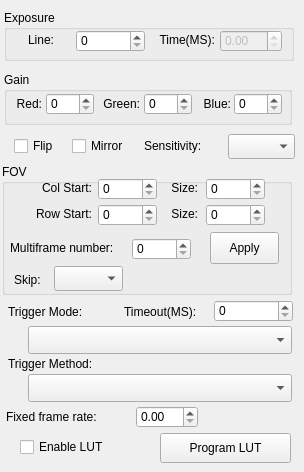
    <widget class="QWidget" name="NormalTab">
     <attribute name="title">
      <string>Normal</string>
     </attribute>
     <widget class="QGroupBox" name="groupBox_4">
      <property name="geometry">
       <rect>
        <x>4</x>
        <y>10</y>
        <width>290</width>
        <height>51</height>
       </rect>
      </property>
      <property name="title">
       <string>Exposure</string>
      </property>
      <widget class="QSpinBox" name="ExpoureLineSpinBox">
       <property name="geometry">
        <rect>
         <x>72</x>
         <y>20</y>
         <width>69</width>
         <height>22</height>
        </rect>
       </property>
       <property name="maximum">
        <number>999999</number>
       </property>
      </widget>
      <widget class="QLabel" name="label_14">
       <property name="geometry">
        <rect>
         <x>10</x>
         <y>22</y>
         <width>40</width>
         <height>16</height>
        </rect>
       </property>
       <property name="text">
        <string>Line:</string>
       </property>
       <property name="alignment">
        <set>Qt::AlignRight|Qt::AlignTrailing|Qt::AlignVCenter</set>
       </property>
      </widget>
      <widget class="QLabel" name="label_15">
       <property name="geometry">
        <rect>
         <x>152</x>
         <y>22</y>
         <width>59</width>
         <height>16</height>
        </rect>
       </property>
       <property name="layoutDirection">
        <enum>Qt::LeftToRight</enum>
       </property>
       <property name="text">
        <string>Time(MS):</string>
       </property>
       <property name="alignment">
        <set>Qt::AlignRight|Qt::AlignTrailing|Qt::AlignVCenter</set>
       </property>
      </widget>
      <widget class="QDoubleSpinBox" name="ExposureTimeSpinBox">
       <property name="enabled">
        <bool>false</bool>
       </property>
       <property name="geometry">
        <rect>
         <x>216</x>
         <y>20</y>
         <width>62</width>
         <height>22</height>
        </rect>
       </property>
      </widget>
     </widget>
     <widget class="QGroupBox" name="groupBox_2">
      <property name="geometry">
       <rect>
        <x>4</x>
        <y>72</y>
        <width>288</width>
        <height>53</height>
       </rect>
      </property>
      <property name="title">
       <string>Gain</string>
      </property>
      <widget class="QSpinBox" name="GainGreenSpinBox">
       <property name="geometry">
        <rect>
         <x>140</x>
         <y>21</y>
         <width>48</width>
         <height>22</height>
        </rect>
       </property>
       <property name="maximum">
        <number>8192</number>
       </property>
      </widget>
      <widget class="QSpinBox" name="GainRedSpinBox">
       <property name="geometry">
        <rect>
         <x>42</x>
         <y>21</y>
         <width>48</width>
         <height>22</height>
        </rect>
       </property>
       <property name="maximum">
        <number>8192</number>
       </property>
      </widget>
      <widget class="QSpinBox" name="GainBlueSpinBox">
       <property name="geometry">
        <rect>
         <x>230</x>
         <y>21</y>
         <width>48</width>
         <height>22</height>
        </rect>
       </property>
       <property name="maximum">
        <number>8192</number>
       </property>
      </widget>
      <widget class="QLabel" name="label_13">
       <property name="geometry">
        <rect>
         <x>96</x>
         <y>24</y>
         <width>40</width>
         <height>16</height>
        </rect>
       </property>
       <property name="text">
        <string>Green:</string>
       </property>
       <property name="alignment">
        <set>Qt::AlignRight|Qt::AlignTrailing|Qt::AlignVCenter</set>
       </property>
      </widget>
      <widget class="QLabel" name="label_16">
       <property name="geometry">
        <rect>
         <x>192</x>
         <y>24</y>
         <width>35</width>
         <height>16</height>
        </rect>
       </property>
       <property name="layoutDirection">
        <enum>Qt::LeftToRight</enum>
       </property>
       <property name="text">
        <string>Blue:</string>
       </property>
       <property name="alignment">
        <set>Qt::AlignRight|Qt::AlignTrailing|Qt::AlignVCenter</set>
       </property>
      </widget>
      <widget class="QLabel" name="label_19">
       <property name="geometry">
        <rect>
         <x>7</x>
         <y>24</y>
         <width>31</width>
         <height>16</height>
        </rect>
       </property>
       <property name="layoutDirection">
        <enum>Qt::LeftToRight</enum>
       </property>
       <property name="text">
        <string>Red:</string>
       </property>
       <property name="alignment">
        <set>Qt::AlignRight|Qt::AlignTrailing|Qt::AlignVCenter</set>
       </property>
      </widget>
     </widget>
     <widget class="QCheckBox" name="MirrorCheckBox">
      <property name="geometry">
       <rect>
        <x>72</x>
        <y>136</y>
        <width>67</width>
        <height>20</height>
       </rect>
      </property>
      <property name="text">
       <string>Mirror</string>
      </property>
     </widget>
     <widget class="QCheckBox" name="FlipCheckBox">
      <property name="geometry">
       <rect>
        <x>14</x>
        <y>136</y>
        <width>53</width>
        <height>20</height>
       </rect>
      </property>
      <property name="text">
       <string>Flip</string>
      </property>
     </widget>
     <widget class="QComboBox" name="SensitivityComboBox">
      <property name="geometry">
       <rect>
        <x>228</x>
        <y>134</y>
        <width>67</width>
        <height>25</height>
       </rect>
      </property>
     </widget>
     <widget class="QLabel" name="label_18">
      <property name="geometry">
       <rect>
        <x>144</x>
        <y>138</y>
        <width>79</width>
        <height>16</height>
       </rect>
      </property>
      <property name="text">
       <string>Sensitivity:</string>
      </property>
     </widget>
     <widget class="QGroupBox" name="groupBox">
      <property name="geometry">
       <rect>
        <x>2</x>
        <y>164</y>
        <width>290</width>
        <height>131</height>
       </rect>
      </property>
      <property name="title">
       <string>FOV</string>
      </property>
      <widget class="QSpinBox" name="ColStartSpinBox">
       <property name="geometry">
        <rect>
         <x>96</x>
         <y>14</y>
         <width>59</width>
         <height>22</height>
        </rect>
       </property>
       <property name="maximum">
        <number>8192</number>
       </property>
      </widget>
      <widget class="QSpinBox" name="RowStartSpinBox">
       <property name="geometry">
        <rect>
         <x>96</x>
         <y>40</y>
         <width>59</width>
         <height>22</height>
        </rect>
       </property>
       <property name="maximum">
        <number>8192</number>
       </property>
      </widget>
      <widget class="QSpinBox" name="ColSizeSpinBox">
       <property name="geometry">
        <rect>
         <x>204</x>
         <y>14</y>
         <width>59</width>
         <height>22</height>
        </rect>
       </property>
       <property name="maximum">
        <number>8192</number>
       </property>
      </widget>
      <widget class="QSpinBox" name="RowSizeSpinBox">
       <property name="geometry">
        <rect>
         <x>204</x>
         <y>40</y>
         <width>59</width>
         <height>22</height>
        </rect>
       </property>
       <property name="maximum">
        <number>8192</number>
       </property>
      </widget>
      <widget class="QPushButton" name="ApplyFovPushButton">
       <property name="geometry">
        <rect>
         <x>208</x>
         <y>68</y>
         <width>69</width>
         <height>32</height>
        </rect>
       </property>
       <property name="text">
        <string>Apply</string>
       </property>
      </widget>
      <widget class="QSpinBox" name="MultiFrameNumberSpinBox">
       <property name="geometry">
        <rect>
         <x>130</x>
         <y>74</y>
         <width>59</width>
         <height>22</height>
        </rect>
       </property>
       <property name="maximum">
        <number>8192</number>
       </property>
      </widget>
      <widget class="QLabel" name="label_2">
       <property name="geometry">
        <rect>
         <x>8</x>
         <y>76</y>
         <width>119</width>
         <height>16</height>
        </rect>
       </property>
       <property name="text">
        <string>Multiframe number:</string>
       </property>
      </widget>
      <widget class="QLabel" name="label_8">
       <property name="geometry">
        <rect>
         <x>10</x>
         <y>16</y>
         <width>80</width>
         <height>16</height>
        </rect>
       </property>
       <property name="text">
        <string>Col Start:</string>
       </property>
       <property name="alignment">
        <set>Qt::AlignRight|Qt::AlignTrailing|Qt::AlignVCenter</set>
       </property>
      </widget>
      <widget class="QLabel" name="label_9">
       <property name="geometry">
        <rect>
         <x>10</x>
         <y>42</y>
         <width>80</width>
         <height>16</height>
        </rect>
       </property>
       <property name="text">
        <string>Row Start:</string>
       </property>
       <property name="alignment">
        <set>Qt::AlignRight|Qt::AlignTrailing|Qt::AlignVCenter</set>
       </property>
      </widget>
      <widget class="QLabel" name="label_11">
       <property name="geometry">
        <rect>
         <x>160</x>
         <y>42</y>
         <width>36</width>
         <height>16</height>
        </rect>
       </property>
       <property name="layoutDirection">
        <enum>Qt::LeftToRight</enum>
       </property>
       <property name="text">
        <string>Size:</string>
       </property>
       <property name="alignment">
        <set>Qt::AlignRight|Qt::AlignTrailing|Qt::AlignVCenter</set>
       </property>
      </widget>
      <widget class="QLabel" name="label_10">
       <property name="geometry">
        <rect>
         <x>160</x>
         <y>16</y>
         <width>36</width>
         <height>16</height>
        </rect>
       </property>
       <property name="layoutDirection">
        <enum>Qt::LeftToRight</enum>
       </property>
       <property name="text">
        <string>Size:</string>
       </property>
       <property name="alignment">
        <set>Qt::AlignRight|Qt::AlignTrailing|Qt::AlignVCenter</set>
       </property>
      </widget>
      <widget class="QComboBox" name="SkipComboBox">
       <property name="geometry">
        <rect>
         <x>52</x>
         <y>102</y>
         <width>69</width>
         <height>25</height>
        </rect>
       </property>
      </widget>
      <widget class="QLabel" name="label_17">
       <property name="geometry">
        <rect>
         <x>12</x>
         <y>108</y>
         <width>35</width>
         <height>16</height>
        </rect>
       </property>
       <property name="text">
        <string>Skip:</string>
       </property>
      </widget>
     </widget>
     <widget class="QDoubleSpinBox" name="FixFrameRateDoubleSpinBox">
      <property name="geometry">
       <rect>
        <x>136</x>
        <y>406</y>
        <width>62</width>
        <height>22</height>
       </rect>
      </property>
     </widget>
     <widget class="QComboBox" name="TrigetMethodComboBox">
      <property name="geometry">
       <rect>
        <x>28</x>
        <y>374</y>
        <width>264</width>
        <height>28</height>
       </rect>
      </property>
     </widget>
     <widget class="QLabel" name="label_6">
      <property name="geometry">
       <rect>
        <x>8</x>
        <y>304</y>
        <width>109</width>
        <height>16</height>
       </rect>
      </property>
      <property name="text">
       <string>Trigger Mode:</string>
      </property>
     </widget>
     <widget class="QLabel" name="label_7">
      <property name="geometry">
       <rect>
        <x>8</x>
        <y>356</y>
        <width>120</width>
        <height>16</height>
       </rect>
      </property>
      <property name="text">
       <string>Trigger Method:</string>
      </property>
     </widget>
     <widget class="QComboBox" name="TrigetModeComboBox">
      <property name="geometry">
       <rect>
        <x>28</x>
        <y>326</y>
        <width>264</width>
        <height>28</height>
       </rect>
      </property>
     </widget>
     <widget class="QLabel" name="label">
      <property name="geometry">
       <rect>
        <x>6</x>
        <y>409</y>
        <width>120</width>
        <height>16</height>
       </rect>
      </property>
      <property name="text">
       <string>Fixed frame rate:</string>
      </property>
     </widget>
     <widget class="QPushButton" name="ProgramLutPushButton">
      <property name="geometry">
       <rect>
        <x>160</x>
        <y>433</y>
        <width>131</width>
        <height>30</height>
       </rect>
      </property>
      <property name="text">
       <string>Program LUT</string>
      </property>
     </widget>
     <widget class="QSpinBox" name="CaptureTimeoutSpinBox">
      <property name="geometry">
       <rect>
        <x>214</x>
        <y>300</y>
        <width>79</width>
        <height>22</height>
       </rect>
      </property>
      <property name="maximum">
       <number>999999999</number>
      </property>
     </widget>
     <widget class="QLabel" name="label_4">
      <property name="geometry">
       <rect>
        <x>124</x>
        <y>304</y>
        <width>85</width>
        <height>16</height>
       </rect>
      </property>
      <property name="text">
       <string>Timeout(MS):</string>
      </property>
     </widget>
     <widget class="QCheckBox" name="LutEnableCheckBox">
      <property name="geometry">
       <rect>
        <x>20</x>
        <y>437</y>
        <width>101</width>
        <height>20</height>
       </rect>
      </property>
      <property name="text">
       <string>Enable LUT</string>
      </property>
     </widget>
    </widget>
